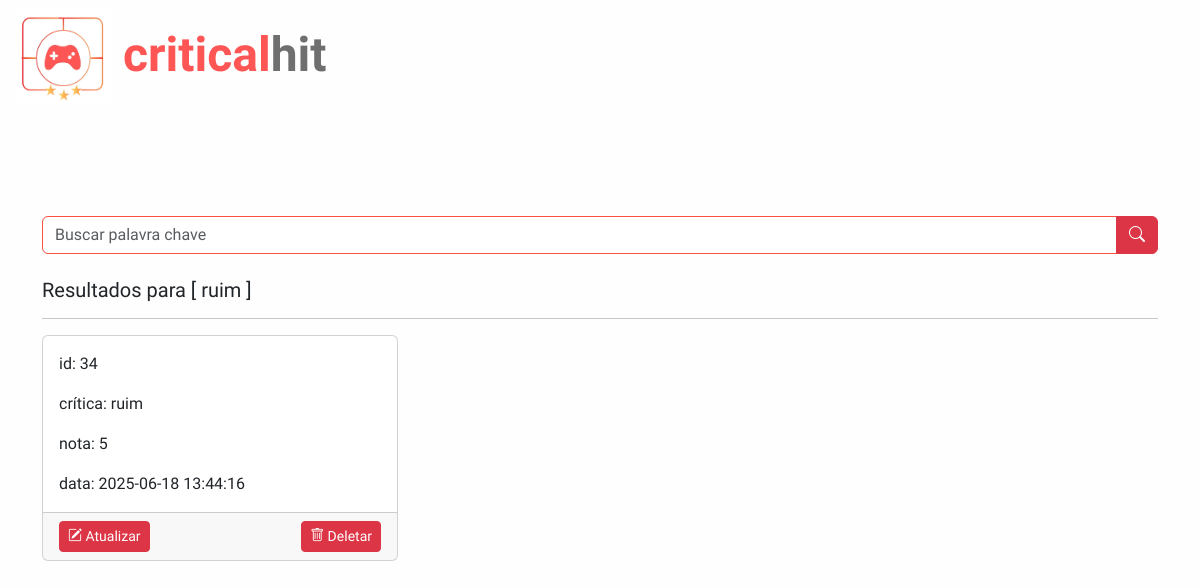
/busca.php?palavra=ruim, run on an earlier commit of the app's database.
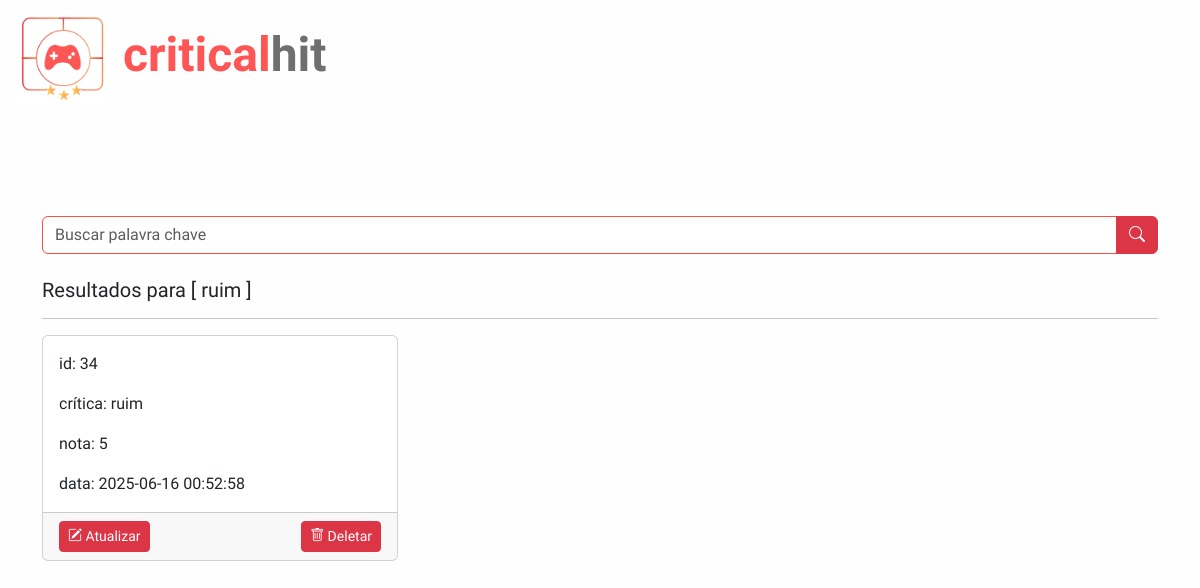
And on a later commit of the database.
### tables this page shows
CREATE TABLE `comentario` (
  `id_com` int(10) NOT NULL,
  `texto` varchar(1000) NOT NULL,
  `data` timestamp NOT NULL DEFAULT current_timestamp() ON UPDATE current_timestamp(),
  `nota_avaliacao` char(1) NOT NULL,
  `id_jogo` int(10) NOT NULL,
  `id_usuario` int(10) NOT NULL,
  `id_plataforma` int(5) NOT NULL
);

### busca.php (the view, shortened to what this page needs)
<?php
include_once 'src/config/db_connect.php';
?>
<!DOCTYPE html>
<html lang="pt-br">
<head>
    <link href="https://cdn.jsdelivr.net/npm/bootstrap@5.3.0/dist/css/bootstrap.min.css" rel="stylesheet">
    <link href="https://cdn.jsdelivr.net/npm/bootstrap-icons@1.10.5/font/bootstrap-icons.css" rel="stylesheet">
    <link rel="stylesheet" href="assets/css/login.css">
</head>
<body class="p-4">
    <div class="container">
        <div class="logo mb-3">
            <a href="index.php" class="text-decoration-none" style="color: inherit;" title="Voltar para a página inicial">
                <img src="assets/pictures/criticalogo.jpg" alt="CriticalHit" width="50"> <span>critical</span>hit
            </a>
        </div>
        <form method="get" class="mb-4">
            <div class="input-group">
                <input type="text" class="form-control" name="palavra" placeholder="Buscar palavra chave" />
                <button type="submit" class="btn btn-danger">
                    <i class="bi bi-search"></i>
                </button>
            </div>
        </form>
        <?php
        $palavra = isset($_GET['palavra']) ? $conn->real_escape_string($_GET['palavra']) : '';
        if (!empty($palavra)) {
            echo "<h5>Resultados para [ " . htmlspecialchars($palavra) . " ]</span></h5><hr>";
            $sql = "SELECT * FROM comentario WHERE texto LIKE '%$palavra%'";
            $resultado = $conn->query($sql);
            if ($resultado->num_rows > 0) {
                echo '<div class="row">';
                while ($linha = $resultado->fetch_assoc()) {
                    ?>
                    <div class="col-md-6 col-lg-4 mb-4">
                        <div class="card h-100">
                            <div class="card-body">
                                <p class="card-text" > id: <?= nl2br(htmlspecialchars($linha['id_com'])) ?></p>
                                <p class="card-text">crítica: <?= nl2br(htmlspecialchars($linha['texto'])) ?></p>
                                <p class="card-text">nota: <?= nl2br(htmlspecialchars($linha['nota_avaliacao'])) ?></p>
                                <p class="card-text">data: <?= nl2br(htmlspecialchars($linha['data'])) ?></p>
                            </div>
                            <div class="card-footer d-flex justify-content-between">
                                <a href="src/actions/gerenciamento_busca_comentario/atualizar.php?id_com=<?= $linha['id_com'] ?>" class="btn btn-sm btn-danger">
                                    <i class="bi bi-pencil-square"></i> Atualizar
                                </a>
                                <a href="src/actions/gerenciamento_busca_comentario/deletar.php?id_com=<?= $linha['id_com'] ?>" class="btn btn-sm btn-danger" onclick="return confirm('Deseja realmente excluir esta crítica?')">
                                    <i class="bi bi-trash"></i> Deletar
                                </a>
                            </div>
                        </div>
                    </div>
                    <?php
                }
                echo '</div>';
            } else {
                echo "<p>Nenhuma crítica encontrada.</p>";
            }
        } else {
            echo "<p>Digite uma palavra para buscar.</p>";
        }
        ?>
    </div>
</body>
</html>

### assets/css/login.css (style rules this page uses)
* { font-family: 'Rambla'; }
body { display: flex; align-items: center; justify-content: center; column-gap: normal; height: 100vh; background-color: #fffefe; }
.logo { position: absolute; top: 10px; left: 15px; font-size: 3rem; font-weight: bold; color: #6f6f6f; }
.logo img { width: 6rem; height: 6rem; }
.logo span { color: #fe5655; }
input.form-control { border-color: #fa503f; }

What changed in the data, as far as the page shows it:
changed comentario "ruim": data "2025-06-18 13:44:16" → "2025-06-16 00:52:58"
